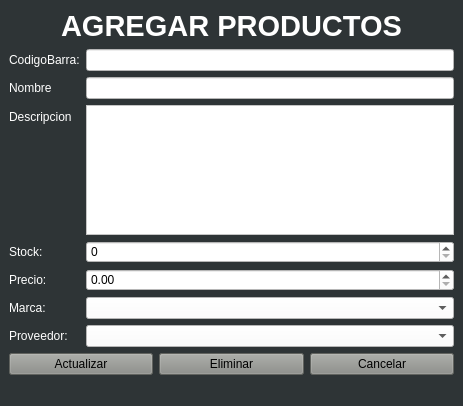
<?xml version="1.0" encoding="UTF-8"?>
<ui version="4.0">
 <class>VentanaOpcionesProductosGui</class>
 <widget class="QMainWindow" name="VentanaOpcionesProductosGui">
  <property name="geometry">
   <rect>
    <x>0</x>
    <y>0</y>
    <width>463</width>
    <height>406</height>
   </rect>
  </property>
  <property name="minimumSize">
   <size>
    <width>463</width>
    <height>406</height>
   </size>
  </property>
  <property name="maximumSize">
   <size>
    <width>463</width>
    <height>406</height>
   </size>
  </property>
  <property name="windowTitle">
   <string>Opciones Producto</string>
  </property>
  <property name="styleSheet">
   <string notr="true">background-color: rgb(46, 52, 54);</string>
  </property>
  <widget class="QWidget" name="centralwidget">
   <layout class="QHBoxLayout" name="horizontalLayout">
    <item>
     <layout class="QVBoxLayout" name="verticalLayout">
      <item>
       <widget class="QLabel" name="label">
        <property name="styleSheet">
         <string notr="true">color: rgb(255, 255, 255);</string>
        </property>
        <property name="text">
         <string>&lt;html&gt;&lt;head/&gt;&lt;body&gt;&lt;p align=&quot;center&quot;&gt;&lt;span style=&quot; font-size:22pt; font-weight:600;&quot;&gt;AGREGAR PRODUCTOS&lt;/span&gt;&lt;/p&gt;&lt;/body&gt;&lt;/html&gt;</string>
        </property>
       </widget>
      </item>
      <item>
       <layout class="QFormLayout" name="formLayout">
        <item row="0" column="0">
         <widget class="QLabel" name="label_3">
          <property name="styleSheet">
           <string notr="true">color: rgb(255, 255, 255);</string>
          </property>
          <property name="text">
           <string>CodigoBarra:</string>
          </property>
         </widget>
        </item>
        <item row="0" column="1">
         <widget class="QLineEdit" name="txtACodigoBarra">
          <property name="styleSheet">
           <string notr="true">background-color: rgb(255, 255, 255);</string>
          </property>
         </widget>
        </item>
        <item row="1" column="0">
         <widget class="QLabel" name="label_4">
          <property name="styleSheet">
           <string notr="true">color: rgb(255, 255, 255);</string>
          </property>
          <property name="text">
           <string>Nombre</string>
          </property>
         </widget>
        </item>
        <item row="1" column="1">
         <widget class="QLineEdit" name="txtANombre">
          <property name="styleSheet">
           <string notr="true">background-color: rgb(255, 255, 255);</string>
          </property>
         </widget>
        </item>
        <item row="2" column="0">
         <widget class="QLabel" name="label_5">
          <property name="styleSheet">
           <string notr="true">color: rgb(255, 255, 255);</string>
          </property>
          <property name="text">
           <string>Descripcion</string>
          </property>
         </widget>
        </item>
        <item row="2" column="1">
         <widget class="QTextEdit" name="textEditADescripcion">
          <property name="styleSheet">
           <string notr="true">background-color: rgb(255, 255, 255);</string>
          </property>
         </widget>
        </item>
        <item row="3" column="0">
         <widget class="QLabel" name="label_6">
          <property name="styleSheet">
           <string notr="true">color: rgb(255, 255, 255);</string>
          </property>
          <property name="text">
           <string>Stock:</string>
          </property>
         </widget>
        </item>
        <item row="3" column="1">
         <widget class="QSpinBox" name="stockspink">
          <property name="styleSheet">
           <string notr="true">background-color: rgb(255, 255, 255);</string>
          </property>
          <property name="maximum">
           <number>1000</number>
          </property>
         </widget>
        </item>
        <item row="4" column="0">
         <widget class="QLabel" name="label_7">
          <property name="styleSheet">
           <string notr="true">color: rgb(255, 255, 255);</string>
          </property>
          <property name="text">
           <string>Precio:</string>
          </property>
         </widget>
        </item>
        <item row="4" column="1">
         <widget class="QDoubleSpinBox" name="preciospin">
          <property name="styleSheet">
           <string notr="true">background-color: rgb(255, 255, 255);</string>
          </property>
          <property name="maximum">
           <double>999999.989999999990687</double>
          </property>
         </widget>
        </item>
        <item row="5" column="0">
         <widget class="QLabel" name="label_8">
          <property name="styleSheet">
           <string notr="true">color: rgb(255, 255, 255);</string>
          </property>
          <property name="text">
           <string>Marca:</string>
          </property>
         </widget>
        </item>
        <item row="5" column="1">
         <widget class="QComboBox" name="comboMarca">
          <property name="styleSheet">
           <string notr="true">background-color: rgb(255, 255, 255);
selection-background-color: rgb(85, 87, 83);</string>
          </property>
         </widget>
        </item>
        <item row="6" column="0">
         <widget class="QLabel" name="label_2">
          <property name="styleSheet">
           <string notr="true">color: rgb(255, 255, 255);</string>
          </property>
          <property name="text">
           <string>Proveedor:</string>
          </property>
         </widget>
        </item>
        <item row="6" column="1">
         <widget class="QComboBox" name="comboProveedor">
          <property name="styleSheet">
           <string notr="true">background-color: rgb(255, 255, 255);
selection-background-color: rgb(85, 87, 83);</string>
          </property>
         </widget>
        </item>
       </layout>
      </item>
      <item>
       <layout class="QHBoxLayout" name="horizontalLayout_2">
        <item>
         <widget class="QPushButton" name="btnUpdate">
          <property name="styleSheet">
           <string notr="true">background-color: rgb(136, 138, 133);
</string>
          </property>
          <property name="text">
           <string>Actualizar</string>
          </property>
         </widget>
        </item>
        <item>
         <widget class="QPushButton" name="btnEliminar">
          <property name="styleSheet">
           <string notr="true">background-color: rgb(136, 138, 133);</string>
          </property>
          <property name="text">
           <string>Eliminar</string>
          </property>
         </widget>
        </item>
        <item>
         <widget class="QPushButton" name="btnACancelar">
          <property name="styleSheet">
           <string notr="true">background-color: rgb(136, 138, 133);</string>
          </property>
          <property name="text">
           <string>Cancelar</string>
          </property>
         </widget>
        </item>
       </layout>
      </item>
     </layout>
    </item>
   </layout>
  </widget>
  <widget class="QStatusBar" name="statusbar"/>
 </widget>
 <resources/>
 <connections/>
</ui>
